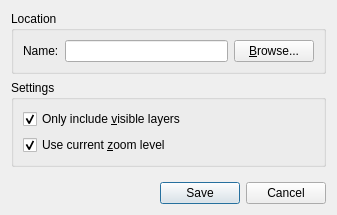
<?xml version="1.0" encoding="UTF-8"?>
<ui version="4.0">
 <class>SaveAsImageDialog</class>
 <widget class="QDialog" name="SaveAsImageDialog">
  <property name="geometry">
   <rect>
    <x>0</x>
    <y>0</y>
    <width>337</width>
    <height>215</height>
   </rect>
  </property>
  <property name="windowTitle">
   <string>Save As Image</string>
  </property>
  <layout class="QVBoxLayout" name="verticalLayout_2">
   <item>
    <widget class="QGroupBox" name="groupBox">
     <property name="title">
      <string>Location</string>
     </property>
     <layout class="QHBoxLayout" name="horizontalLayout">
      <item>
       <widget class="QLabel" name="label">
        <property name="text">
         <string>Name:</string>
        </property>
        <property name="buddy">
         <cstring>fileNameEdit</cstring>
        </property>
       </widget>
      </item>
      <item>
       <widget class="QLineEdit" name="fileNameEdit"/>
      </item>
      <item>
       <widget class="QPushButton" name="browseButton">
        <property name="text">
         <string>&amp;Browse...</string>
        </property>
       </widget>
      </item>
     </layout>
    </widget>
   </item>
   <item>
    <widget class="QGroupBox" name="groupBox_2">
     <property name="title">
      <string>Settings</string>
     </property>
     <layout class="QVBoxLayout" name="verticalLayout">
      <item>
       <widget class="QCheckBox" name="visibleLayersOnly">
        <property name="text">
         <string>Only include &amp;visible layers</string>
        </property>
        <property name="checked">
         <bool>true</bool>
        </property>
       </widget>
      </item>
      <item>
       <widget class="QCheckBox" name="currentZoomLevel">
        <property name="text">
         <string>Use current &amp;zoom level</string>
        </property>
        <property name="checked">
         <bool>true</bool>
        </property>
       </widget>
      </item>
     </layout>
    </widget>
   </item>
   <item>
    <spacer name="verticalSpacer">
     <property name="orientation">
      <enum>Qt::Vertical</enum>
     </property>
     <property name="sizeHint" stdset="0">
      <size>
       <width>20</width>
       <height>0</height>
      </size>
     </property>
    </spacer>
   </item>
   <item>
    <widget class="QDialogButtonBox" name="buttonBox">
     <property name="orientation">
      <enum>Qt::Horizontal</enum>
     </property>
     <property name="standardButtons">
      <set>QDialogButtonBox::Cancel|QDialogButtonBox::Save</set>
     </property>
    </widget>
   </item>
  </layout>
 </widget>
 <resources/>
 <connections>
  <connection>
   <sender>buttonBox</sender>
   <signal>accepted()</signal>
   <receiver>SaveAsImageDialog</receiver>
   <slot>accept()</slot>
   <hints>
    <hint type="sourcelabel">
     <x>227</x>
     <y>186</y>
    </hint>
    <hint type="destinationlabel">
     <x>157</x>
     <y>214</y>
    </hint>
   </hints>
  </connection>
  <connection>
   <sender>buttonBox</sender>
   <signal>rejected()</signal>
   <receiver>SaveAsImageDialog</receiver>
   <slot>reject()</slot>
   <hints>
    <hint type="sourcelabel">
     <x>295</x>
     <y>192</y>
    </hint>
    <hint type="destinationlabel">
     <x>286</x>
     <y>214</y>
    </hint>
   </hints>
  </connection>
 </connections>
</ui>
